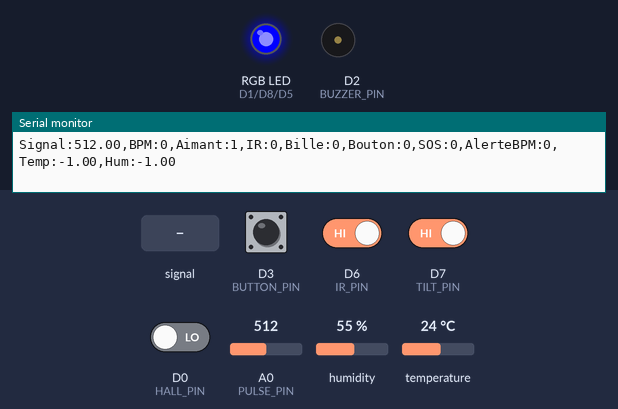
The sketch below on a simulated ESP8266 (NodeMCU). Parts: an RGB LED mixed from three pins (HIGH = lit), buzzer (waves = sounding), the last lines printed to the serial monitor. The test bench sets the inputs (shaded band); at power-on: D3 (BUTTON_PIN), D6 (IR_PIN), D7 (TILT_PIN) HIGH, D0 (HALL_PIN) LOW, A0 (PULSE_PIN) = 512, humidity 55 %, temperature 24 °C.

Above: at 1.3 s.
1.4 s: A0 (PULSE_PIN) fed a 1000 Hz sine of ±255 counts around its level
At 4.94 s:
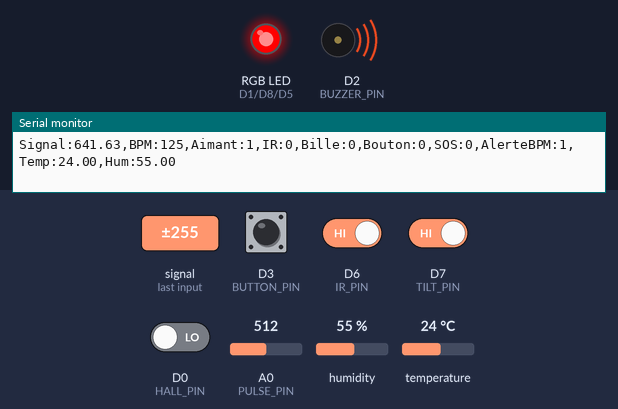
8.1 s: D0 (HALL_PIN) driven HIGH
At 13.3 s:
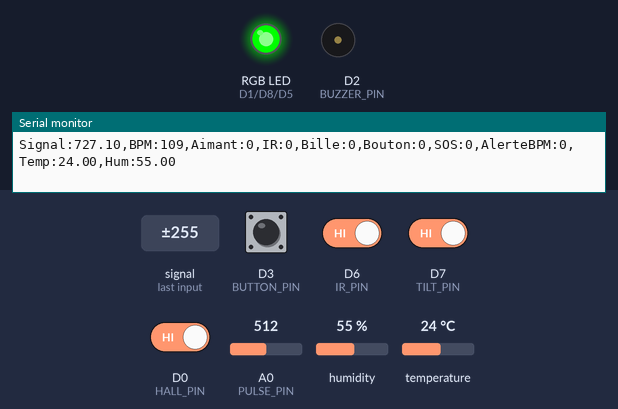
14.1 s: D3 (BUTTON_PIN) pulled LOW for 0.15 s
At 14.41 s:
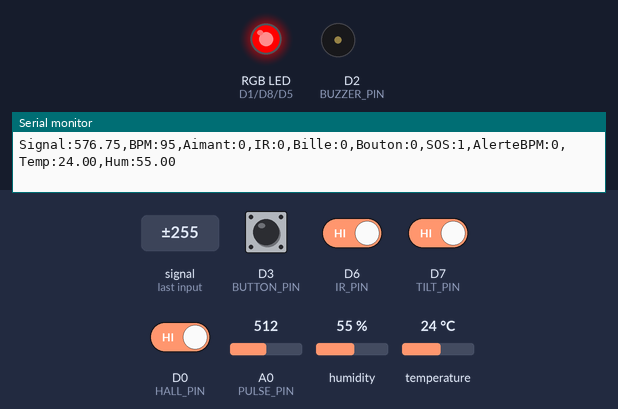
17.6 s: D3 (BUTTON_PIN) pulled LOW for 1 s
21.1 s: D0 (HALL_PIN) driven LOW
At 21.6 s:
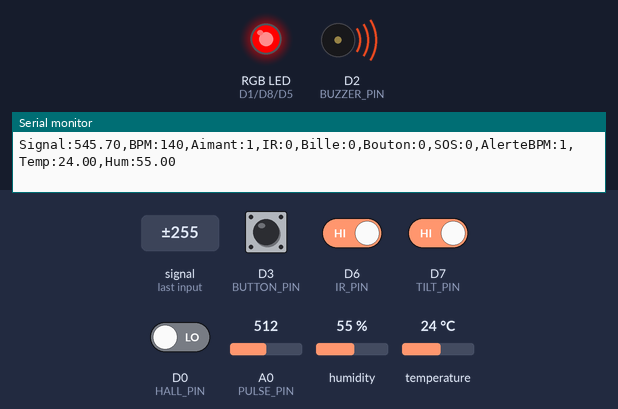
24.6 s: A0 (PULSE_PIN) set to 340
At 28.8 s:
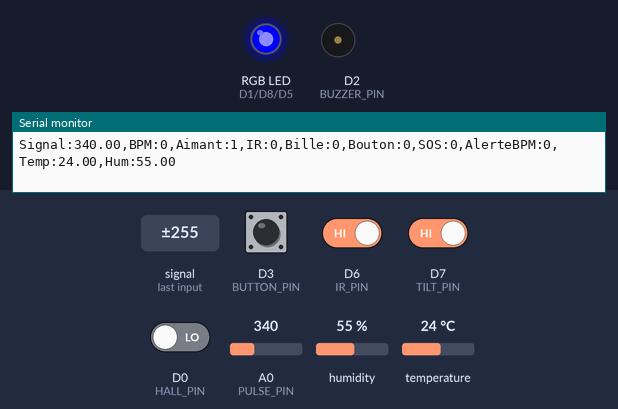
Timing chart, 0 to 29.1 s (numbered marks = the images above; inputs shaded):
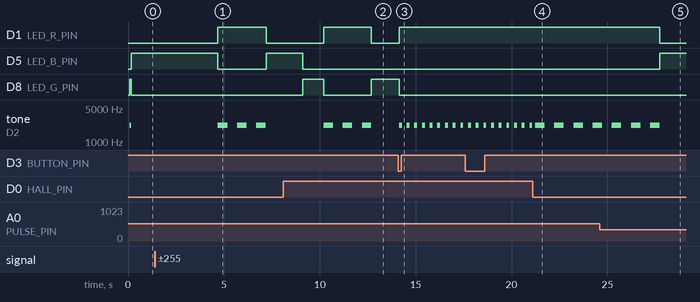

The sketch:

code_esp8266.ino
```cpp
/*
 * Astro-Link - Bio-Badge ESP8266
 *
 * Bibliothèques : "DHT sensor library" (Adafruit) + "Adafruit Unified Sensor"
 *
 * Comportement :
 *   - Vert  : état normal (ou couleur envoyée par le back-end)
 *   - Rouge + bips rapides : SOS (bouton). Annulable UNIQUEMENT par le badge.
 *   - Rouge + bips longs   : BPM trop élevé. S'arrête seul quand le BPM redescend.
 *   - Bleu  : badge (aimant) détecté
 *   Priorité : alertes > badge > back-end / vert
 *
 * Câblage :
 *   A0 -> Capteur de pouls (S)
 *   D0 -> Capteur à aimant (OUT)
 *   D1 -> LED RGB (rouge)
 *   D2 -> Buzzer (S)
 *   D3 -> Bouton SOS -> GND
 *   D4 -> DHT (DATA)
 *   D5 -> LED RGB (bleu)
 *   D6 -> Capteur IR (OUT)
 *   D7 -> Capteur à bille -> GND
 *   D8 -> LED RGB (vert)
 */

#include <ESP8266WiFi.h>
#include <ESP8266WebServer.h>
#include <ESP8266HTTPClient.h>
#include <DHT.h>
#include <math.h>

// ----------------------------- Réseau -------------------------------------
const char* WIFI_SSID     = "MedBox_Network";
const char* WIFI_PASSWORD = "WafWafIvan";

const char*    BACKEND_HOST = "192.168.4.100";
const uint16_t BACKEND_PORT = 8000;

IPAddress AP_IP(192, 168, 4, 1);
IPAddress AP_GATEWAY(192, 168, 4, 1);
IPAddress AP_SUBNET(255, 255, 255, 0);

// ----------------------------- Broches ------------------------------------
const uint8_t PULSE_PIN  = A0;
const uint8_t HALL_PIN   = D0;
const uint8_t LED_R_PIN  = D1;
const uint8_t BUZZER_PIN = D2;
const uint8_t BUTTON_PIN = D3;
const uint8_t DHT_PIN    = D4;
const uint8_t LED_B_PIN  = D5;
const uint8_t IR_PIN     = D6;
const uint8_t TILT_PIN   = D7;
const uint8_t LED_G_PIN  = D8;

ESP8266WebServer server(80);
DHT dht(DHT_PIN, DHT11);

// ----------------------------- Config matérielle --------------------------
const bool RGB_COMMON_ANODE  = false;
const bool INPUTS_ACTIVE_LOW = true;
const bool BUZZER_IS_PASSIVE = true;   // false si le buzzer sonne seul quand S = HIGH

// ----------------------------- Réglages -----------------------------------
const int BPM_ALERT_HIGH  = 120;   // alerte si BPM >= cette valeur
const int BPM_ALERT_CLEAR = 110;   // fin d'alerte si BPM < cette valeur

const unsigned long MAGNET_HOLD_MS = 1000;  // durée du bleu après le badge

// Son SOS : bips rapides
const uint16_t      SOS_FREQ          = 2200;  // fréquence (plus haut = plus aigu)
const unsigned long SOS_BEEP_ON_MS    = 150;   // durée d'un bip
const unsigned long SOS_BEEP_CYCLE_MS = 400;   // un bip toutes les 400 ms

// Son alerte BPM : bips longs
const uint16_t      BPM_FREQ          = 2200;
const unsigned long BPM_BEEP_ON_MS    = 500;
const unsigned long BPM_BEEP_CYCLE_MS = 1000;

const unsigned long TELEMETRY_INTERVAL_MS = 1000;
const unsigned long PULSE_SAMPLING_MS     = 20;
const unsigned long PRINT_INTERVAL_MS     = 100;
const unsigned long DHT_INTERVAL_MS       = 2500;
const unsigned long DEBOUNCE_MS           = 40;
const uint16_t      HTTP_TIMEOUT_MS       = 250;

// ----------------------------- Variables ----------------------------------
unsigned long lastTelemetry   = 0;
unsigned long lastPulseSample = 0;
unsigned long lastPrint       = 0;
unsigned long lastDhtRead     = 0;

// Bouton / SOS
unsigned long lastButtonChange = 0;
bool lastButtonReading = false;
bool stableButtonState = false;
bool sosLatched = false;
bool sosActive  = false;
unsigned long sosStart = 0;

// Alerte BPM
bool bpmAlert = false;
unsigned long bpmAlertStart = 0;

// Badge (aimant)
bool magnetSeen = false;
bool lastMagnetState = false;
unsigned long lastMagnetSeen = 0;

// LED / Buzzer
String backendColour = "vert";
String currentColour = "";
bool backendBuzzer = false;
uint16_t currentFreq = 0;

// Pouls
float smoothedSample = 512.0f;
float pulseBaseline  = 512.0f;
bool  pulseAboveThreshold = false;
unsigned long lastBeatTime = 0;
int   rates[4] = {0, 0, 0, 0};
uint8_t rateIdx = 0;
int   heartRate = 0;
int   lastRawPulse = 0;

// Environnement
float cachedTemperature = NAN;
float cachedHumidity    = NAN;

// ==========================================================================

bool activeInput(uint8_t pin) {
  const int level = digitalRead(pin);
  return INPUTS_ACTIVE_LOW ? (level == LOW) : (level == HIGH);
}

// ----------------------------- LED ----------------------------------------
void setLed(bool red, bool green, bool blue) {
  const uint8_t on  = RGB_COMMON_ANODE ? LOW : HIGH;
  const uint8_t off = RGB_COMMON_ANODE ? HIGH : LOW;
  digitalWrite(LED_R_PIN, red   ? on : off);
  digitalWrite(LED_G_PIN, green ? on : off);
  digitalWrite(LED_B_PIN, blue  ? on : off);
}

void setHealthLed(const String& colour) {
  if (colour == "rouge" || colour == "red")          setLed(true,  false, false);
  else if (colour == "orange" || colour == "amber")  setLed(true,  true,  false);
  else if (colour == "vert" || colour == "green")    setLed(false, true,  false);
  else if (colour == "bleu" || colour == "blue")     setLed(false, false, true);
  else                                               setLed(false, false, false);
}

// ----------------------------- Buzzer -------------------------------------
void playFreq(uint16_t freq) {
  if (freq == currentFreq) return;
  currentFreq = freq;
  if (BUZZER_IS_PASSIVE) {
    if (freq == 0) { noTone(BUZZER_PIN); digitalWrite(BUZZER_PIN, LOW); }
    else tone(BUZZER_PIN, freq);
  } else {
    digitalWrite(BUZZER_PIN, freq > 0 ? HIGH : LOW);
  }
}

void setBuzzer(bool enabled) {
  playFreq(enabled ? 2200 : 0);
}

// ----------------------------- Badge --------------------------------------
void updateBadge() {
  const unsigned long now = millis();
  const bool magnetNow = activeInput(HALL_PIN);

  if (magnetNow) {
    magnetSeen = true;
    lastMagnetSeen = now;
  }

  // Passage du badge : annule l'alerte SOS
  if (magnetNow && !lastMagnetState && sosActive) {
    sosActive = false;
    Serial.println(F(">>> SOS ANNULE PAR LE BADGE"));
  }
  lastMagnetState = magnetNow;
}

// ----------------------------- Alerte BPM ---------------------------------
void updateBpmAlert() {
  if (!bpmAlert && heartRate >= BPM_ALERT_HIGH) {
    bpmAlert = true;
    bpmAlertStart = millis();
    Serial.print(F(">>> ALERTE BPM : ")); Serial.println(heartRate);
  } else if (bpmAlert && heartRate < BPM_ALERT_CLEAR) {
    bpmAlert = false;
    Serial.println(F(">>> FIN ALERTE BPM"));
  }
}

// ----------------------------- Couleur LED --------------------------------
void updateStatusLed() {
  const bool magnetRecent = magnetSeen && (millis() - lastMagnetSeen < MAGNET_HOLD_MS);

  String wanted;
  if (sosActive || bpmAlert)  wanted = "rouge";
  else if (magnetRecent)      wanted = "bleu";
  else                        wanted = backendColour;

  if (wanted != currentColour) {
    currentColour = wanted;
    setHealthLed(wanted);
  }
}

// ----------------------------- Son ----------------------------------------
void updateBuzzer() {
  const unsigned long now = millis();

  // SOS : bips rapides
  if (sosActive) {
    const bool on = ((now - sosStart) % SOS_BEEP_CYCLE_MS) < SOS_BEEP_ON_MS;
    playFreq(on ? SOS_FREQ : 0);
    return;
  }

  // Alerte BPM : bips longs
  if (bpmAlert) {
    const bool on = ((now - bpmAlertStart) % BPM_BEEP_CYCLE_MS) < BPM_BEEP_ON_MS;
    playFreq(on ? BPM_FREQ : 0);
    return;
  }

  // Sinon : commande du back-end
  setBuzzer(backendBuzzer);
}

// ----------------------------- JSON ---------------------------------------
String jsonValue(const String& body, const String& key) {
  const String quotedKey = "\"" + key + "\"";
  int start = body.indexOf(quotedKey);
  if (start < 0) return "";
  start = body.indexOf(':', start + quotedKey.length());
  if (start < 0) return "";
  start++;
  while (start < (int)body.length() && (body[start] == ' ' || body[start] == '"')) start++;
  int end = start;
  while (end < (int)body.length() && body[end] != '"' && body[end] != ',' && body[end] != '}') end++;
  String value = body.substring(start, end);
  value.trim();
  value.toLowerCase();
  return value;
}

void appendFloatOrNull(char* dst, size_t len, float v) {
  if (isnan(v)) strncpy(dst, "null", len);
  else dtostrf(v, 0, 1, dst);
}

// ----------------------------- Routes HTTP --------------------------------
void handleAlert() {
  if (!server.hasArg("plain")) {
    server.send(400, "application/json", "{\"detail\":\"Corps JSON manquant\"}");
    return;
  }
  const String body   = server.arg("plain");
  const String led    = jsonValue(body, "led");
  const String buzzer = jsonValue(body, "buzzer");

  if (led.length() > 0) backendColour = led;
  if (buzzer == "on"  || buzzer == "true"  || buzzer == "1") backendBuzzer = true;
  if (buzzer == "off" || buzzer == "false" || buzzer == "0") backendBuzzer = false;

  server.send(200, "application/json", "{\"ok\":true}");
}

void handleHealth() {
  server.send(200, "application/json", "{\"status\":\"ok\",\"device\":\"astro-link\"}");
}

void handleStatus() {
  char tempStr[10], humStr[10];
  appendFloatOrNull(tempStr, sizeof(tempStr), cachedTemperature);
  appendFloatOrNull(humStr,  sizeof(humStr),  cachedHumidity);

  char json[300];
  snprintf(json, sizeof(json),
           "{\"heartRate\":%d,\"pulseRaw\":%d,\"tilt\":%d,\"button\":%d,\"sos\":%d,"
           "\"bpmAlert\":%d,\"magnetic\":%d,\"proximity\":%d,"
           "\"temperature\":%s,\"humidity\":%s}",
           heartRate, lastRawPulse,
           activeInput(TILT_PIN) ? 1 : 0,
           stableButtonState ? 1 : 0,
           sosActive ? 1 : 0,
           bpmAlert ? 1 : 0,
           activeInput(HALL_PIN) ? 1 : 0,
           activeInput(IR_PIN) ? 1 : 0,
           tempStr, humStr);
  server.send(200, "application/json", json);
}

// ----------------------------- Pouls --------------------------------------
void processPulse() {
  const int rawSample = analogRead(PULSE_PIN);
  const unsigned long now = millis();
  lastRawPulse = rawSample;

  smoothedSample = smoothedSample * 0.7f + rawSample * 0.3f;
  pulseBaseline  = pulseBaseline  * 0.98f + smoothedSample * 0.02f;

  const float threshold = pulseBaseline + 12.0f;
  const bool above = smoothedSample > threshold;

  if (above && !pulseAboveThreshold && (now - lastBeatTime > 350)) {
    if (lastBeatTime != 0) {
      const unsigned long interval = now - lastBeatTime;
      if (interval <= 2000) {
        rates[rateIdx] = (int)(60000UL / interval);
        rateIdx = (rateIdx + 1) % 4;
        int sum = 0, count = 0;
        for (uint8_t i = 0; i < 4; i++) {
          if (rates[i] > 0) { sum += rates[i]; count++; }
        }
        if (count > 0) heartRate = sum / count;
      }
    }
    lastBeatTime = now;
  }
  pulseAboveThreshold = above;

  if (lastBeatTime != 0 && (now - lastBeatTime > 3500) && heartRate != 0) {
    heartRate = 0;
    for (uint8_t i = 0; i < 4; i++) rates[i] = 0;
  }
}

// ----------------------------- Affichage série ----------------------------
void printSensors() {
  Serial.print(F("Signal:"));     Serial.print(smoothedSample);
  Serial.print(F(",BPM:"));       Serial.print(heartRate);
  Serial.print(F(",Aimant:"));    Serial.print(activeInput(HALL_PIN) ? 1 : 0);
  Serial.print(F(",IR:"));        Serial.print(activeInput(IR_PIN) ? 1 : 0);
  Serial.print(F(",Bille:"));     Serial.print(activeInput(TILT_PIN) ? 1 : 0);
  Serial.print(F(",Bouton:"));    Serial.print(stableButtonState ? 1 : 0);
  Serial.print(F(",SOS:"));       Serial.print(sosActive ? 1 : 0);
  Serial.print(F(",AlerteBPM:")); Serial.print(bpmAlert ? 1 : 0);
  Serial.print(F(",Temp:"));      Serial.print(isnan(cachedTemperature) ? -1.0f : cachedTemperature);
  Serial.print(F(",Hum:"));       Serial.println(isnan(cachedHumidity) ? -1.0f : cachedHumidity);
}

// ----------------------------- DHT11 --------------------------------------
void updateDht() {
  lastDhtRead = millis();
  const float t = dht.readTemperature();
  const float h = dht.readHumidity();
  cachedTemperature = (isnan(t) || t < 0.0f || t > 60.0f)  ? NAN : t;
  cachedHumidity    = (isnan(h) || h < 0.0f || h > 100.0f) ? NAN : h;
}

// ----------------------------- Télémétrie ---------------------------------
void postTelemetry() {
  if (WiFi.softAPgetStationNum() == 0) return;

  char tempStr[10], humStr[10];
  appendFloatOrNull(tempStr, sizeof(tempStr), cachedTemperature);
  appendFloatOrNull(humStr,  sizeof(humStr),  cachedHumidity);

  char payload[300];
  snprintf(payload, sizeof(payload),
           "{\"force\":%d,\"tilt\":%d,\"button\":%d,\"magnetic\":%d,"
           "\"proximity\":%d,\"heartRate\":%d,\"sos\":%d,\"bpmAlert\":%d,"
           "\"temperature\":%s,\"humidity\":%s}",
           constrain(lastRawPulse, 0, 1023),
           activeInput(TILT_PIN) ? 1 : 0,
           (stableButtonState || sosLatched || sosActive) ? 1 : 0,
           activeInput(HALL_PIN) ? 1 : 0,
           activeInput(IR_PIN) ? 1 : 0,
           heartRate,
           sosActive ? 1 : 0,
           bpmAlert ? 1 : 0,
           tempStr,
           humStr);

  static const String url = String("http://") + BACKEND_HOST + ":" + BACKEND_PORT + "/api/telemetrie";

  WiFiClient client;
  HTTPClient http;
  http.setTimeout(HTTP_TIMEOUT_MS);
  if (http.begin(client, url)) {
    http.addHeader("Content-Type", "application/json");
    const int code = http.POST((uint8_t*)payload, strlen(payload));
    if (code > 0) sosLatched = false;
    http.end();
  }
}

// ----------------------------- Bouton SOS ---------------------------------
void updateButton() {
  const bool reading = activeInput(BUTTON_PIN);
  const unsigned long now = millis();
  if (reading != lastButtonReading) {
    lastButtonChange = now;
    lastButtonReading = reading;
  }
  if (now - lastButtonChange >= DEBOUNCE_MS) {
    if (reading && !stableButtonState) {          // nouveau clic
      sosLatched = true;
      if (!sosActive) {
        sosActive = true;
        sosStart = now;
        Serial.println(F(">>> SOS ACTIVE (passer le badge pour annuler)"));
      } else {
        Serial.println(F(">>> SOS deja actif : seul le badge peut l'annuler"));
      }
    }
    stableButtonState = reading;
  }
}

// ==========================================================================
void setup() {
  Serial.begin(115200);
  delay(100);

  pinMode(BUTTON_PIN, INPUT_PULLUP);
  pinMode(TILT_PIN,   INPUT_PULLUP);
  pinMode(IR_PIN,     INPUT_PULLUP);
  pinMode(HALL_PIN,   INPUT);
  pinMode(LED_R_PIN,  OUTPUT);
  pinMode(LED_G_PIN,  OUTPUT);
  pinMode(LED_B_PIN,  OUTPUT);
  pinMode(BUZZER_PIN, OUTPUT);
  digitalWrite(BUZZER_PIN, LOW);

  // LED verte immédiatement
  setHealthLed("vert");
  currentColour = "vert";

  // États initiaux : évite un faux SOS ou un faux passage de badge au démarrage
  lastButtonReading = activeInput(BUTTON_PIN);
  stableButtonState = lastButtonReading;
  lastButtonChange  = millis();
  lastMagnetState   = activeInput(HALL_PIN);

  // Petit bip de démarrage
  setBuzzer(true); delay(80); setBuzzer(false);

  dht.begin();

  WiFi.persistent(false);
  WiFi.mode(WIFI_AP);
  WiFi.softAPConfig(AP_IP, AP_GATEWAY, AP_SUBNET);
  WiFi.softAP(WIFI_SSID, WIFI_PASSWORD);

  server.on("/alerte", HTTP_POST, handleAlert);
  server.on("/health", HTTP_GET,  handleHealth);
  server.on("/status", HTTP_GET,  handleStatus);
  server.begin();

  Serial.println(F("\nAstro-Link Bio-Badge pret."));
}

void loop() {
  const unsigned long now = millis();

  if (now - lastPulseSample >= PULSE_SAMPLING_MS) {
    lastPulseSample = now;
    processPulse();
  }

  server.handleClient();
  updateButton();
  updateBadge();
  updateBpmAlert();
  updateStatusLed();
  updateBuzzer();

  if (now - lastDhtRead >= DHT_INTERVAL_MS) {
    updateDht();
  }

  if (now - lastPrint >= PRINT_INTERVAL_MS) {
    lastPrint = now;
    printSensors();
  }

  if (now - lastTelemetry >= TELEMETRY_INTERVAL_MS) {
    lastTelemetry = now;
    postTelemetry();
  }

  yield();
}
```

Measured:
- after the input at 1.4 s, D1 (LED_R_PIN): LOW → HIGH after 3.3 s, → LOW 2.5 s later; D5 (LED_B_PIN): HIGH → LOW after 3.3 s, → HIGH 2.5 s later; tone on D2 (BUZZER_PIN): alternates 2200 Hz for 0.50 s and silent for 0.50 s, starting after 3.3 s
- after the input at 8.1 s, D8 (LED_G_PIN): LOW → HIGH after 1.0 s, → LOW 1.1 s later, → HIGH 2.5 s later
- after the input at 14.1 s, D1 (LED_R_PIN): LOW → HIGH at once; D8 (LED_G_PIN): HIGH → LOW at once; tone on D2 (BUZZER_PIN): alternates 2200 Hz for 0.15 s and silent for 0.25 s, starting at once
- after the input at 21.1 s, tone on D2 (BUZZER_PIN): alternates 2200 Hz for 0.50 s and silent for 0.50 s, starting after 0.13 s
- after the input at 24.6 s, D1 (LED_R_PIN): HIGH → LOW after 3.1 s; D5 (LED_B_PIN): LOW → HIGH after 3.1 s
